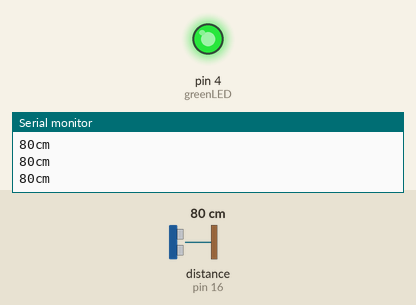
Simulated run of this sketch. Board: Arduino Uno, built with avr-gcc and run on an emulated ATmega328P. Shown: output pins drawn as LEDs (lit = HIGH), the last lines printed to the serial monitor. Wiring (inferred from the names in the program): ultrasonic range finder: trigger pin 17; echo pin 16. Inputs (shaded band) come from the test bench; at power-on: distance to the obstacle (sensor on pin 16) 80 cm. The echo pulse lasts 58.3 µs per cm; pins used as bus, display or sensor lines are not drawn.

Above: at 1.2 s.
1.3 s: distance to the obstacle (sensor on pin 16) set to 56 cm
2.8 s: distance to the obstacle (sensor on pin 16) set to 51 cm
At 3.2 s:
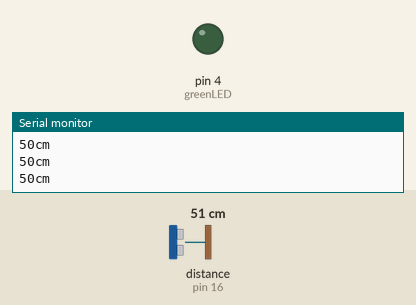
4.3 s: distance to the obstacle (sensor on pin 16) set to 60 cm
At 5.3 s:
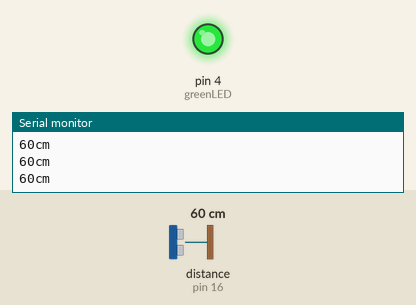
5.8 s: distance to the obstacle (sensor on pin 16) set to 2 cm
At 7.2 s:
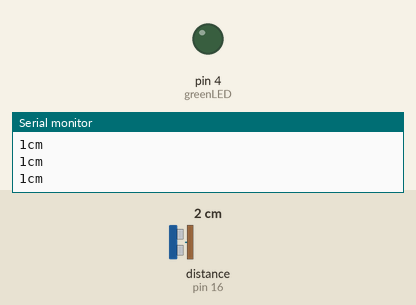
Timing chart, 0 to 8.3 s (numbered marks = the images above; inputs shaded):
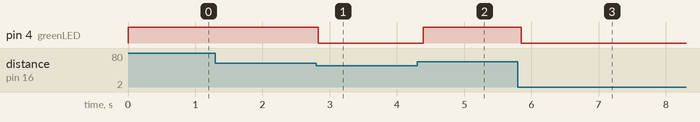

Measured:
- the behaviour switches between 54 and 53 cm on distance to the obstacle (sensor on pin 16) (found by bisection; images 0 and 1)
- after the input at 2.8 s, pin 4 (greenLED): HIGH → LOW at once
- after the input at 4.3 s, pin 4 (greenLED): LOW → HIGH after 0.09 s
- after the input at 5.8 s, pin 4 (greenLED): HIGH → LOW after 0.05 s

The sketch:

sketch_nov12a.ino
```cpp
// 定義腳位
int TrigPin = 17;    // 超音波感測器的觸發腳位
int EchoPin = 16;    // 超音波感測器的接收腳位
int greenLED = 4;    // 綠色LED連接到P4腳位
int redLED = 0;      // 紅色LED連接到P0腳位

// 定義測量的距離範圍
const int MIN_DISTANCE = 5;    // 最小測量距離為5公分
const int MAX_DISTANCE = 100;  // 最大測量距離為100公分

// 初始化設定
void setup() {
    pinMode(TrigPin, OUTPUT);    // 設定觸發腳為輸出模式
    pinMode(EchoPin, INPUT);     // 設定接收腳為輸入模式
    pinMode(greenLED, OUTPUT);   // 設定綠色LED腳位為輸出模式
    pinMode(redLED, OUTPUT);     // 設定紅色LED腳位為輸出模式
    Serial.begin(9600);          // 啟動串列通訊，設定鮑率為9600
}

// 主要程式循環
void loop() {
    // 取得距離數值並轉換為公分
    unsigned long distance = ping()/58;
    // 輸出距離到串列監視器
    Serial.print(distance);
    Serial.println("cm");

    // 將測量的距離轉換為LED亮度值
    // 距離越近，紅光越亮（255）；距離越遠，紅光越暗（0）
    int redBrightness = map(distance, MIN_DISTANCE, MAX_DISTANCE, 255, 0);
    // 距離越近，綠光越暗（0）；距離越遠，綠光越亮（255）
    int greenBrightness = map(distance, MIN_DISTANCE, MAX_DISTANCE, 0, 255);

    // 確保LED亮度值在0-255的範圍內
    redBrightness = constrain(redBrightness, 0, 255);
    greenBrightness = constrain(greenBrightness, 0, 255);

    // 輸出LED亮度值到對應的腳位
    analogWrite(redLED, redBrightness);     // 設定紅色LED亮度
    analogWrite(greenLED, greenBrightness); // 設定綠色LED亮度

    delay(100);    // 延遲100毫秒後再次執行
}

// 超音波測距函數
unsigned long ping() {
    digitalWrite(TrigPin, LOW);     // 先將觸發腳位設為低電位
    delayMicroseconds(5);           // 等待5微秒
    digitalWrite(TrigPin, HIGH);    // 發送10微秒的高電位脈衝
    delayMicroseconds(10);
    digitalWrite(TrigPin, LOW);     // 將觸發腳位恢復為低電位
    return pulseIn(EchoPin, HIGH);  // 測量並回傳回波時間
}
```
